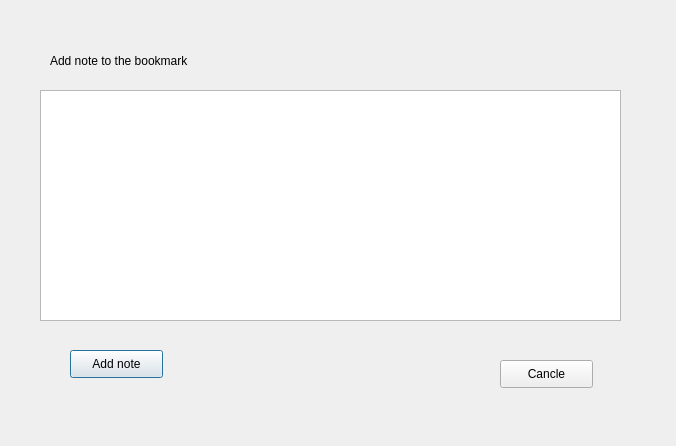
<?xml version="1.0" encoding="UTF-8"?>
<ui version="4.0">
 <class>bookmark</class>
 <widget class="QDialog" name="bookmark">
  <property name="geometry">
   <rect>
    <x>0</x>
    <y>0</y>
    <width>676</width>
    <height>446</height>
   </rect>
  </property>
  <property name="windowTitle">
   <string>Bookmark note</string>
  </property>
  <widget class="QLabel" name="label">
   <property name="geometry">
    <rect>
     <x>50</x>
     <y>40</y>
     <width>401</width>
     <height>41</height>
    </rect>
   </property>
   <property name="text">
    <string>Add note to the bookmark</string>
   </property>
  </widget>
  <widget class="QPlainTextEdit" name="plainTextEdit">
   <property name="geometry">
    <rect>
     <x>40</x>
     <y>90</y>
     <width>581</width>
     <height>231</height>
    </rect>
   </property>
  </widget>
  <widget class="QPushButton" name="btn_AddNote">
   <property name="geometry">
    <rect>
     <x>70</x>
     <y>350</y>
     <width>93</width>
     <height>28</height>
    </rect>
   </property>
   <property name="text">
    <string>Add note</string>
   </property>
  </widget>
  <widget class="QPushButton" name="pushButton">
   <property name="geometry">
    <rect>
     <x>500</x>
     <y>360</y>
     <width>93</width>
     <height>28</height>
    </rect>
   </property>
   <property name="text">
    <string>Cancle</string>
   </property>
  </widget>
 </widget>
 <resources/>
 <connections/>
</ui>
